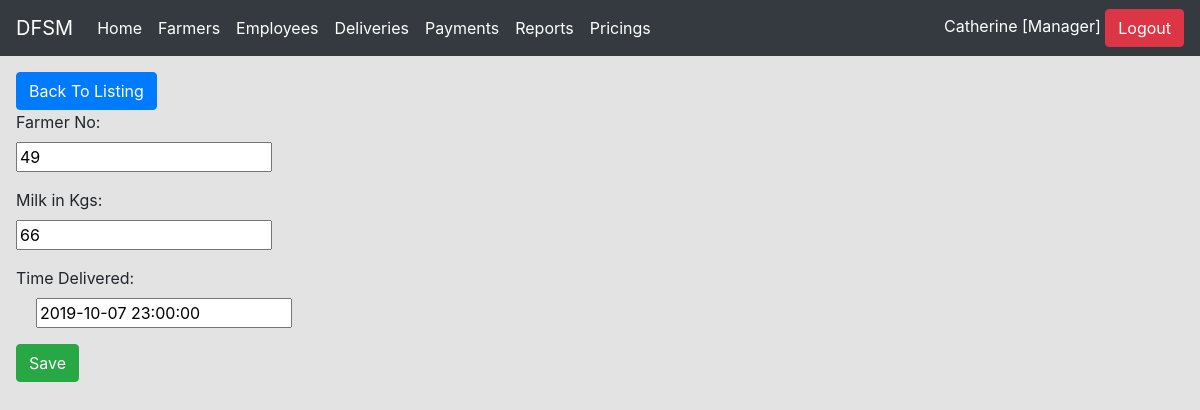
The app's page /delivery/edit.php?edit=1&id=2 (signed in) with its own data.
### tables this page shows
CREATE TABLE `delivery` (
  `id` int(11) NOT NULL,
  `r_f_no` varchar(50) NOT NULL,
  `r_kg` float NOT NULL,
  `r_dt` timestamp NOT NULL DEFAULT CURRENT_TIMESTAMP,
  `r_received_by` varchar(50) NOT NULL,
  `r_deliverer` varchar(50) DEFAULT NULL
);

### delivery/form.php (the view, shortened to what this page needs)
<a href='index.php' class='btn btn-primary'>Back To Listing</a>
<form action='' method='POST' class="form-horizontal" name="delivery">
    <div class="form-group">
        <label class="control-label" for="r_f_no">Farmer No:</label >
        <div class="controls">
            <input id="f_no" class="input-xlarge" type="text" placeholder="ID" name='r_f_no' value='<?php echo isset($row)?stripslashes($row['r_f_no']):''; ?>'/>
        </div>
    </div>
    <div class="form-group">
        <label class="control-label" for="r_kg"> Milk in Kgs:</label >
        <div class="controls">
            <input class="input-xlarge" type="text" placeholder="4**" name='r_kg' value='<?php echo isset($row)?stripslashes($row['r_kg']):''; ?>'/>
        </div>
    </div>
    <div class="form-group">
        <label class="control-label" for="r_dt"> Time Delivered:</label >
        <div id="datetimepicker1" class="controls input-append date" style="margin-left: 20px">
            <input class="input-xlarge" type="text" data-format="yyyy-mm-dd hh:mm:ss"  placeholder="yyyy-mm-dd hh:mm:ss" name='r_dt' value='<?php echo isset($row)?stripslashes($row['r_dt']):''; ?>'/>
        </div>
    </div>
    <div class="form-group">
        <div class="controls">
            <input type='submit' value='Save' class="btn btn-success btn-large " />
        </div>
    </div>
</form>

### records on screen
delivery: r_f_no "49", r_kg "66", r_dt "2019-10-07 23:00:00"

### other values on screen
$singlename "Catherine"
$current_user['role'] "Manager"
